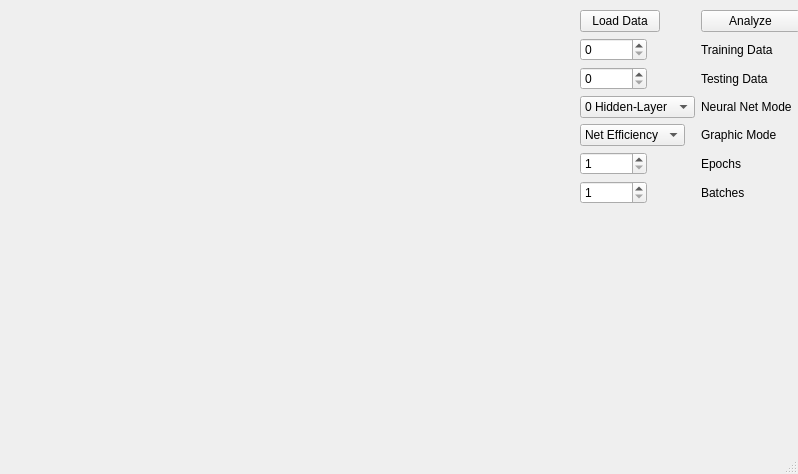
<?xml version="1.0" encoding="UTF-8"?>
<ui version="4.0">
 <class>MainWindow</class>
 <widget class="QMainWindow" name="MainWindow">
  <property name="geometry">
   <rect>
    <x>0</x>
    <y>0</y>
    <width>798</width>
    <height>474</height>
   </rect>
  </property>
  <property name="windowTitle">
   <string>MainWindow</string>
  </property>
  <widget class="QWidget" name="centralwidget">
   <widget class="QCustomPlot" name="widget" native="true">
    <property name="geometry">
     <rect>
      <x>10</x>
      <y>10</y>
      <width>561</width>
      <height>411</height>
     </rect>
    </property>
   </widget>
   <widget class="QWidget" name="formLayoutWidget">
    <property name="geometry">
     <rect>
      <x>580</x>
      <y>10</y>
      <width>220</width>
      <height>211</height>
     </rect>
    </property>
    <layout class="QFormLayout" name="formLayout">
     <item row="0" column="0">
      <widget class="QPushButton" name="load_data">
       <property name="text">
        <string>Load Data</string>
       </property>
      </widget>
     </item>
     <item row="0" column="1">
      <widget class="QPushButton" name="analyze">
       <property name="text">
        <string>Analyze</string>
       </property>
      </widget>
     </item>
     <item row="1" column="0">
      <widget class="QSpinBox" name="training_lineEdit">
       <property name="maximum">
        <number>1000000</number>
       </property>
      </widget>
     </item>
     <item row="1" column="1">
      <widget class="QLabel" name="label">
       <property name="text">
        <string>Training Data</string>
       </property>
      </widget>
     </item>
     <item row="3" column="0">
      <widget class="QSpinBox" name="testing_lineEdit">
       <property name="minimumSize">
        <size>
         <width>36</width>
         <height>0</height>
        </size>
       </property>
       <property name="maximum">
        <number>1000000</number>
       </property>
      </widget>
     </item>
     <item row="3" column="1">
      <widget class="QLabel" name="label_2">
       <property name="text">
        <string>Testing Data</string>
       </property>
      </widget>
     </item>
     <item row="4" column="0">
      <widget class="QComboBox" name="comboBox">
       <item>
        <property name="text">
         <string>0 Hidden-Layer</string>
        </property>
       </item>
       <item>
        <property name="text">
         <string>1 Hidden-Layer</string>
        </property>
       </item>
       <item>
        <property name="text">
         <string>2 Hidden-Layer</string>
        </property>
       </item>
      </widget>
     </item>
     <item row="4" column="1">
      <widget class="QLabel" name="label_3">
       <property name="text">
        <string>Neural Net Mode</string>
       </property>
      </widget>
     </item>
     <item row="5" column="0">
      <widget class="QComboBox" name="comboBox_2">
       <item>
        <property name="text">
         <string>Net Efficiency</string>
        </property>
       </item>
       <item>
        <property name="text">
         <string>Data Analysis</string>
        </property>
       </item>
      </widget>
     </item>
     <item row="5" column="1">
      <widget class="QLabel" name="label_4">
       <property name="text">
        <string>Graphic Mode</string>
       </property>
      </widget>
     </item>
     <item row="6" column="1">
      <widget class="QLabel" name="label_5">
       <property name="text">
        <string>Epochs</string>
       </property>
      </widget>
     </item>
     <item row="7" column="1">
      <widget class="QLabel" name="label_6">
       <property name="text">
        <string>Batches</string>
       </property>
      </widget>
     </item>
     <item row="6" column="0">
      <widget class="QSpinBox" name="spinBox">
       <property name="minimum">
        <number>1</number>
       </property>
       <property name="maximum">
        <number>99999999</number>
       </property>
      </widget>
     </item>
     <item row="7" column="0">
      <widget class="QSpinBox" name="batches">
       <property name="minimum">
        <number>1</number>
       </property>
       <property name="maximum">
        <number>99999999</number>
       </property>
      </widget>
     </item>
    </layout>
   </widget>
   <widget class="QCustomPlot" name="widget_2" native="true">
    <property name="geometry">
     <rect>
      <x>580</x>
      <y>230</y>
      <width>211</width>
      <height>191</height>
     </rect>
    </property>
   </widget>
  </widget>
  <widget class="QStatusBar" name="statusbar"/>
 </widget>
 <customwidgets>
  <customwidget>
   <class>QCustomPlot</class>
   <extends>QWidget</extends>
   <header>qcustomplot.h</header>
   <container>1</container>
  </customwidget>
 </customwidgets>
 <resources/>
 <connections/>
</ui>
